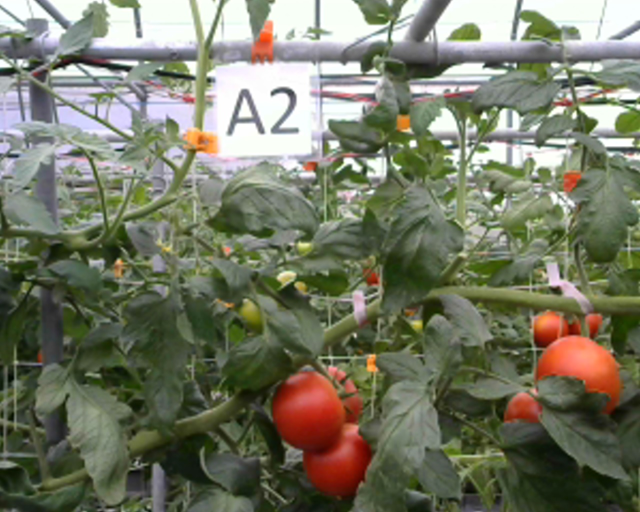
#> input picture school_project/vision/a2.jpg, 1280 x 1024 px (shown at 1/2 size)
$ python vision.py
#> lines starting #> are read from the running program, lines starting #| are printed output that depends on the picture; after the words box and inside, x2 and y2 are one past the last pixel; in counts of white or black regions, pixels touching at a corner belong together
#> further down, img is the input picture: shape (1024, 1280, 3); mean B, G, R 100.6, 120.3, 117.8
import cv2
import numpy as np
from PIL import Image
import os.path
from skimage import io,data
import pytesseract

def stretch(img):
    '''
    图像拉伸函数
    '''
    maxi=float(img.max())
    mini=float(img.min())

    for i in range(img.shape[0]):
        for j in range(img.shape[1]):
            img[i,j]=(255/(maxi-mini)*img[i,j]-(255*mini)/(maxi-mini))

    return img

def dobinaryzation(img):
    '''
    二值化处理函数
    '''
    maxi=float(img.max())
    mini=float(img.min())

    x=maxi-((maxi-mini)/2)
    #二值化,返回阈值ret  和  二值化操作后的图像thresh
    ret,thresh=cv2.threshold(img,x,255,cv2.THRESH_BINARY)
    #返回二值化后的黑白图像
    return thresh

def find_rectangle(contour):
    '''
    寻找矩形轮廓
    '''
    y,x=[],[]

    for p in contour:
        y.append(p[0][0])
        x.append(p[0][1])

    return [min(y),min(x),max(y),max(x)]

def locate_license(img,afterimg):
    '''
    定位车牌号
    '''
    contours,hierarchy=cv2.findContours(img,cv2.RETR_EXTERNAL,cv2.CHAIN_APPROX_SIMPLE)

    #找出最大的三个区域
    block=[]
    for c in contours:
        #找出轮廓的左上点和右下点，由此计算它的面积和长度比
        r=find_rectangle(c)
        a=(r[2]-r[0])*(r[3]-r[1])   #面积
        s=(r[2]-r[0])*(r[3]-r[1])   #长度比

        block.append([r,a,s])
    #选出面积最大的3个区域
    block=sorted(block,key=lambda b: b[1])[-5:]

    #使用颜色识别判断找出最像车牌的区域
    maxweight,maxindex=0,-1
    for i in range(len(block)):
        b=afterimg[block[i][0][1]:block[i][0][3],block[i][0][0]:block[i][0][2]]
        #BGR转HSV
        hsv=cv2.cvtColor(b,cv2.COLOR_BGR2HSV)
        #白牌的范围
        lower=np.array([0,0,0])
        upper=np.array([180, 255, 100])
        #根据阈值构建掩膜
        mask=cv2.inRange(hsv,lower,upper)
        #统计权值
        w1=0
        for m in mask:
            w1+=m/255

        w2=0
        for n in w1:
            w2+=n

        #print(w2)
        #选出最大权值的区域
        if w2>maxweight:
            maxindex=i
            maxweight=w2

    return block[maxindex][0]

def find_license(img):
    '''
    预处理函数
    '''
    m=400*img.shape[0]/img.shape[1]
#> m = 320

    #压缩图像
    img=cv2.resize(img,(400,int(m)),interpolation=cv2.INTER_CUBIC)
#> img: shape (320, 400, 3)

    #BGR转换为灰度图像
    gray_img=cv2.cvtColor(img,cv2.COLOR_BGR2GRAY)
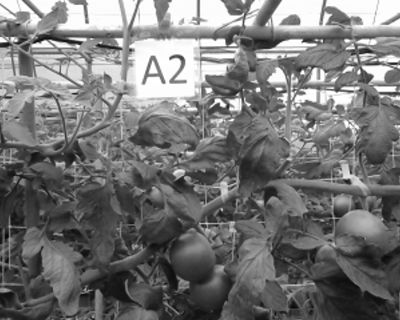
#> gray_img: shape (320, 400); min 4, max 255, mean 117.3

    #灰度拉伸
    stretchedimg=stretch(gray_img)
#> in stretch, `maxi=float(img.max())`: maxi = 255
#> in stretch, `mini=float(img.min())`: mini = 4

    '''进行开运算，用来去除噪声'''
    r=16
    h=w=r*2+1
    kernel=np.zeros((h,w),np.uint8)
    cv2.circle(kernel,(r,r),r,1,-1)
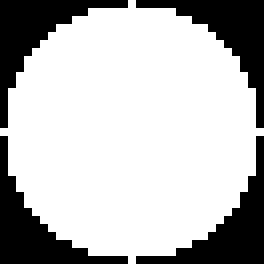
#> kernel: shape (33, 33) (shown 8 times larger); values 0 (black) and 1 (white), 73.2% white; 4 black regions, box (x1, y1, x2, y2) and area: (0, 0, 16, 16) 73, (17, 0, 33, 16) 73, (0, 17, 16, 33) 73, (17, 17, 33, 33) 73
    #开运算
    openingimg=cv2.morphologyEx(stretchedimg,cv2.MORPH_OPEN,kernel)
    #获取差分图，两幅图像做差  cv2.absdiff('图像1','图像2')
    strtimg=cv2.absdiff(stretchedimg,openingimg)
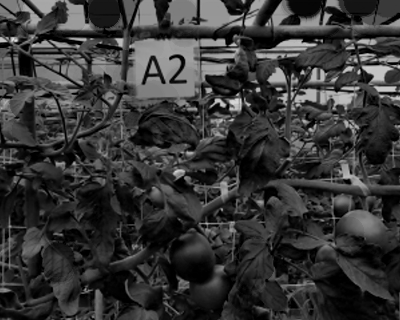
#> strtimg: shape (320, 400); min 0, max 220, mean 53.9

    #图像二值化
    binaryimg=dobinaryzation(strtimg)
#> in dobinaryzation, `maxi=float(img.max())`: maxi = 220
#> in dobinaryzation, `mini=float(img.min())`: mini = 0
#> in dobinaryzation, `x=maxi-((maxi-mini)/2)`: x = 110
#> in dobinaryzation, `ret,thresh=cv2.threshold(img,x,255,cv2.THRESH_BINARY)`:
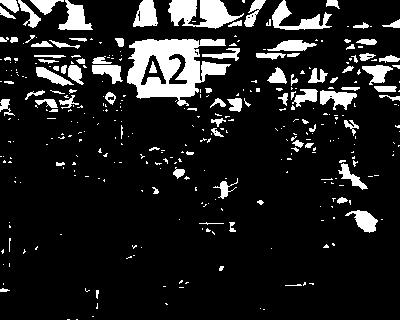
#> thresh: shape (320, 400); 12.5% white; 347 white regions (255 under 20 px), largest, box (x1, y1, x2, y2) and area: (127, 39, 231, 106) 3745, (168, 0, 244, 29) 1344, (272, 0, 332, 30) 656
    #cv2.imshow('binaryimg',binaryimg)
    #侵蝕雜訊
    kernel=np.ones((5,5),np.uint8)
    binaryimg = cv2.erode(binaryimg,kernel,iterations=1)
#> binaryimg: shape (320, 400); 4.2% white; 58 white regions (29 under 20 px), largest, box (x1, y1, x2, y2) and area: (129, 41, 198, 96) 1990, (202, 0, 232, 26) 497, (171, 0, 195, 20) 363
    #cv2.imshow('erode',binaryimg)
    #canny边缘检测
    canny=cv2.Canny(binaryimg,binaryimg.shape[0],binaryimg.shape[1])
#> canny: shape (320, 400); 1.5% white in thin lines or dots, all inside (x1, y1, x2, y2) = (0, 0, 400, 230)
    #cv2.imshow('canny',canny)

    '''消除小的区域，保留大块的区域，从而定位车牌'''
    #进行闭运算
    kernel=np.ones((15,15),np.uint8)
    closingimg=cv2.morphologyEx(canny,cv2.MORPH_CLOSE,kernel)
#> closingimg: shape (320, 400); 7.1% white; 29 white regions (6 under 20 px), largest, box (x1, y1, x2, y2) and area: (38, 0, 235, 104) 5554, (297, 71, 351, 103) 629, (0, 0, 54, 25) 588
    #cv2.imshow('closingimg',closingimg)

    #进行开运算
    openingimg=cv2.morphologyEx(closingimg,cv2.MORPH_OPEN,kernel)
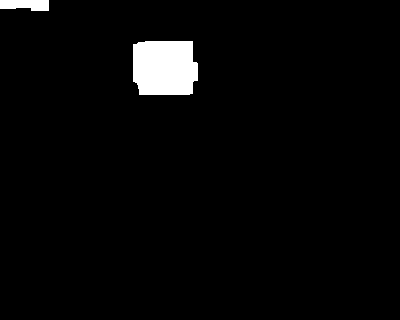
#> openingimg: shape (320, 400); 2.9% white; 2 white regions
    #cv2.imshow('openingimg',openingimg)
    #再次进行开运算
    kernel=np.ones((11,5),np.uint8)
    openingimg=cv2.morphologyEx(openingimg,cv2.MORPH_OPEN,kernel)
    #cv2.imshow('openingimg2',openingimg)

    #消除小区域，定位车牌位置
    rect=locate_license(openingimg,img)
#> in locate_license, `contours,hierarchy=cv2.findContours(img,cv2.RETR_EXTERNAL,cv2.CHAIN_AP..`: contours = 2 contours; box (x1, y1, x2, y2) and area: (133, 41, 198, 95) 3133, (0, 0, 49, 11) 403
#> the loop in locate_license, `for c in contours:` made 2 passes
#> (r, a, s) on passes 1 to 2: ([133, 41, 197, 94], 3392, 3392), ([0, 0, 48, 10], 480, 480)
#> after the loop in locate_license, `for c in contours:`: block = [[[133, 41, 197, 94], 3392, 3392], [[0, 0, 48, 10], 480, 480]]
#> in locate_license, `block=sorted(block,key=lambda b: b[1])[-5:]`: block = [[[0, 0, 48, 10], 480, 480], [[133, 41, 197, 94], 3392, 3392]]
#> the loop in locate_license, `for i in range(len(block)):` made 2 passes
#> (lower, upper, maxindex, maxweight) on pass 2: ([0, 0, 0], [180, 255, 100], 1, 29)
#> (upper, maxindex, maxweight) on pass 1: ([180, 255, 100], 0, 10)
#> after the loop in locate_license, `for i in range(len(block)):`: maxindex = 1; maxweight = 29
#> rect = [133, 41, 197, 94]

    return rect,img

# [48 lines left out: functions cut_license, deal_license, find_end, not called in this run]

if __name__=='__main__':
    img=cv2.imread('a2.jpg',cv2.IMREAD_COLOR)
    #预处理图像
    rect,afterimg=find_license(img)
#> rect = [133, 41, 197, 94]
    #cv2.imshow('My Image', afterimg)
    cv2.rectangle(afterimg,(rect[0],rect[1]),(rect[2],rect[3]),(0,255,0),2)
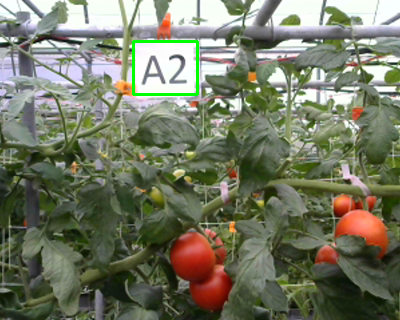
#> afterimg: shape (320, 400, 3); mean of channels 0, 1, 2 99.4, 120.4, 116.5; drawn as B, G, R
    #cv2.imshow('afterimg',afterimg)

    crop_img = afterimg[rect[1]:rect[3], rect[0]:rect[2]]
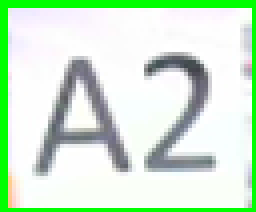
#> crop_img: shape (53, 64, 3) (shown 4 times larger); mean of channels 0, 1, 2 208.9, 233.8, 207; drawn as B, G, R
    # [8 lines of commented-out code are left out]

    cv2.waitKey(0)
    cv2.destroyAllWindows()

#> (the run stopped early here; a loop or call above may not have finished)

$ run again, with school_project/vision/a1.jpg copied over school_project/vision/a2.jpg
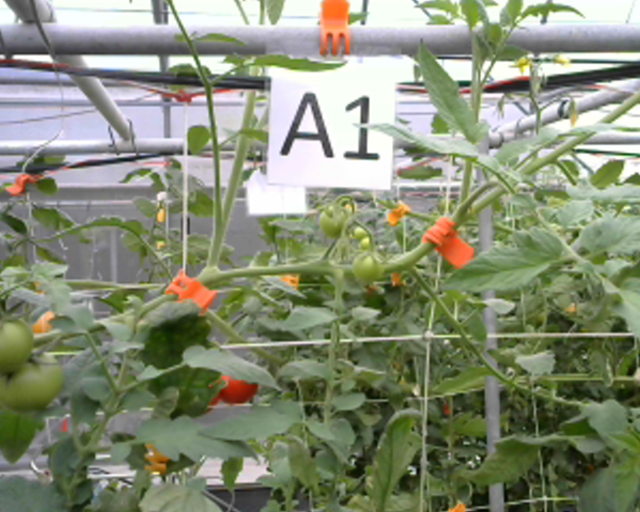
#> input picture school_project/vision/a1.jpg, 1280 x 1024 px (shown at 1/2 size)
#> img is the input picture: shape (1024, 1280, 3); mean B, G, R 117.8, 141.1, 134.5
#> img: shape (320, 400, 3)
#> in stretch, `maxi=float(img.max())`: maxi = 255
#> in stretch, `mini=float(img.min())`: mini = 0
#> kernel: shape (33, 33); values 0 (black) and 1 (white), 73.2% white; 4 black regions, box (x1, y1, x2, y2) and area: (0, 0, 16, 16) 73, (17, 0, 33, 16) 73, (0, 17, 16, 33) 73, (17, 17, 33, 33) 73
#> in dobinaryzation, `maxi=float(img.max())`: maxi = 210
#> in dobinaryzation, `mini=float(img.min())`: mini = 0
#> x = 105
#> in dobinaryzation, `ret,thresh=cv2.threshold(img,x,255,cv2.THRESH_BINARY)`:
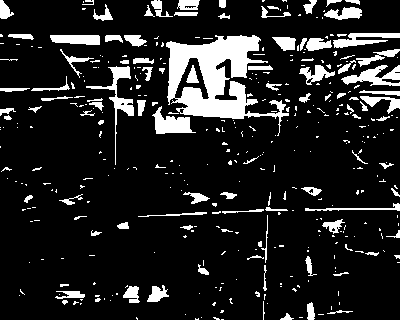
#> thresh: shape (320, 400); 13.5% white; 386 white regions (284 under 20 px), largest, box (x1, y1, x2, y2) and area: (166, 35, 289, 136) 5209, (86, 66, 134, 165) 689, (341, 65, 400, 86) 624
#> binaryimg: shape (320, 400); 4.1% white; 63 white regions (39 under 20 px), largest, box (x1, y1, x2, y2) and area: (169, 38, 257, 117) 3295, (157, 115, 188, 132) 342, (53, 37, 98, 43) 209
#> canny: shape (320, 400); 1.4% white in thin lines or dots
#> closingimg: shape (320, 400); 6.5% white; 32 white regions (13 under 20 px), largest, box (x1, y1, x2, y2) and area: (156, 37, 257, 132) 5266, (344, 34, 400, 107) 632, (53, 36, 141, 44) 414
#> contours = 1 contour; box (x1, y1, x2, y2) and area: (170, 46, 245, 116) 4142
#> the loop in locate_license, `for c in contours:` made 1 pass
#> (r, a, s) on pass 1: ([170, 46, 244, 115], 5106, 5106)
#> after the loop in locate_license, `for c in contours:`: block = [[[170, 46, 244, 115], 5106, 5106]]
#> the loop in locate_license, `for i in range(len(block)):` made 1 pass
#> (upper, maxindex, maxweight) on pass 1: ([180, 255, 100], 0, 439)
#> after the loop in locate_license, `for i in range(len(block)):`: maxindex = 0; maxweight = 439
#> in find_license, `rect=locate_license(openingimg,img)`: rect = [170, 46, 244, 115]
#> afterimg: shape (320, 400, 3); mean of channels 0, 1, 2 116.1, 141.2, 132.9
#> `crop_img = afterimg[rect[1]:rect[3], rect[0]:rect[2]]`:
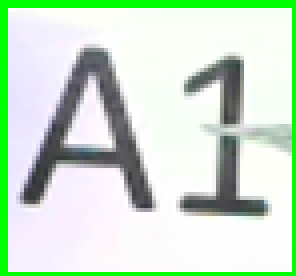
#> crop_img: shape (69, 74, 3) (shown 4 times larger); mean of channels 0, 1, 2 205.1, 224.2, 202.7; drawn as B, G, R

$ run again, with school_project/vision/a34.jpg copied over school_project/vision/a2.jpg
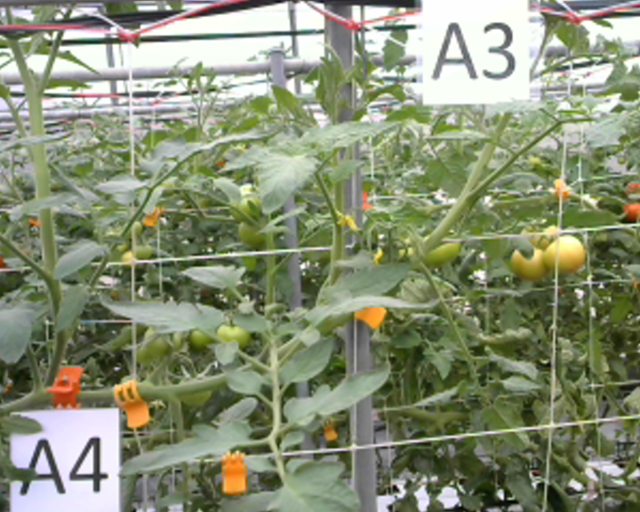
#> input picture school_project/vision/a34.jpg, 1280 x 1024 px (shown at 1/2 size)
#> img is the input picture: shape (1024, 1280, 3); mean B, G, R 116.2, 142.8, 135.3
#> in stretch, `maxi=float(img.max())`: maxi = 255
#> in stretch, `mini=float(img.min())`: mini = 2
#> kernel: shape (33, 33); values 0 (black) and 1 (white), 73.2% white; 4 black regions, box (x1, y1, x2, y2) and area: (0, 0, 16, 16) 73, (17, 0, 33, 16) 73, (0, 17, 16, 33) 73, (17, 17, 33, 33) 73
#> in dobinaryzation, `maxi=float(img.max())`: maxi = 226
#> in dobinaryzation, `mini=float(img.min())`: mini = 0
#> x = 113
#> in dobinaryzation, `ret,thresh=cv2.threshold(img,x,255,cv2.THRESH_BINARY)`:
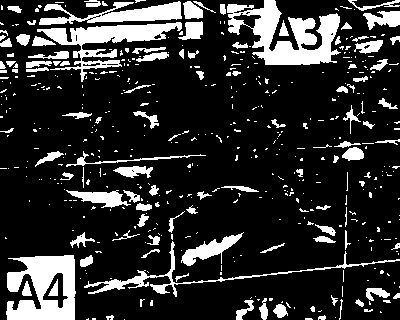
#> thresh: shape (320, 400); 18.3% white; 484 white regions (376 under 20 px), largest, box (x1, y1, x2, y2) and area: (227, 0, 341, 65) 3646, (6, 255, 76, 320) 3116, (37, 22, 182, 82) 2530
#> binaryimg: shape (320, 400); 5.9% white; 71 white regions (44 under 20 px), largest, box (x1, y1, x2, y2) and area: (9, 257, 73, 320) 1981, (252, 0, 338, 63) 1638, (78, 25, 173, 42) 881
#> canny: shape (320, 400); 1.9% white in thin lines or dots
#> closingimg: shape (320, 400); 10.8% white; 33 white regions (12 under 20 px), largest, box (x1, y1, x2, y2) and area: (0, 0, 201, 57) 4770, (221, 0, 338, 63) 3955, (8, 256, 91, 320) 2912
#> contours = 6 contours; box (x1, y1, x2, y2) and area: (255, 10, 331, 63) 3130, (97, 0, 201, 40) 2690, (10, 257, 73, 311) 2458, (47, 19, 94, 56) 1209, (262, 308, 284, 320) 231, (221, 0, 242, 11) 200
#> the loop in locate_license, `for c in contours:` made 6 passes
#> (r, a, s) on passes 2, 3, 4, 6: ([10, 257, 72, 310], 3286, 3286), ([47, 19, 93, 55], 1656, 1656), ([255, 10, 330, 62], 3900, 3900), ([97, 0, 200, 39], 4017, 4017)
#> after the loop in locate_license, `for c in contours:`: block = [[[262, 308, 283, 319], 231, 231], [[10, 257, 72, 310], 3286, 3286], [[47, 19, 93, 55], 1656, 1656], [[255, 10, 330, 62], 3900, 3900], [[221, 0, 241, 10], 200, 200], [[97, 0, 200, 39], 4017, 4017]]
#> in locate_license, `block=sorted(block,key=lambda b: b[1])[-5:]`: block = [[[262, 308, 283, 319], 231, 231], [[47, 19, 93, 55], 1656, 1656], [[10, 257, 72, 310], 3286, 3286], [[255, 10, 330, 62], 3900, 3900], [[97, 0, 200, 39], 4017, 4017]]
#> the loop in locate_license, `for i in range(len(block)):` made 5 passes
#> maxweight on passes 1 to 3: 56, 97, 483
#> after the loop in locate_license, `for i in range(len(block)):`: maxindex = 2; maxweight = 483
#> in find_license, `rect=locate_license(openingimg,img)`: rect = [10, 257, 72, 310]
#> afterimg: shape (320, 400, 3); mean of channels 0, 1, 2 114.9, 143, 134.2
#> `crop_img = afterimg[rect[1]:rect[3], rect[0]:rect[2]]`:
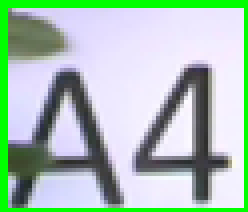
#> crop_img: shape (53, 62, 3) (shown 4 times larger); mean of channels 0, 1, 2 182, 194.3, 169.6; drawn as B, G, R

$ run again, with school_project/vision/a4.jpg copied over school_project/vision/a2.jpg
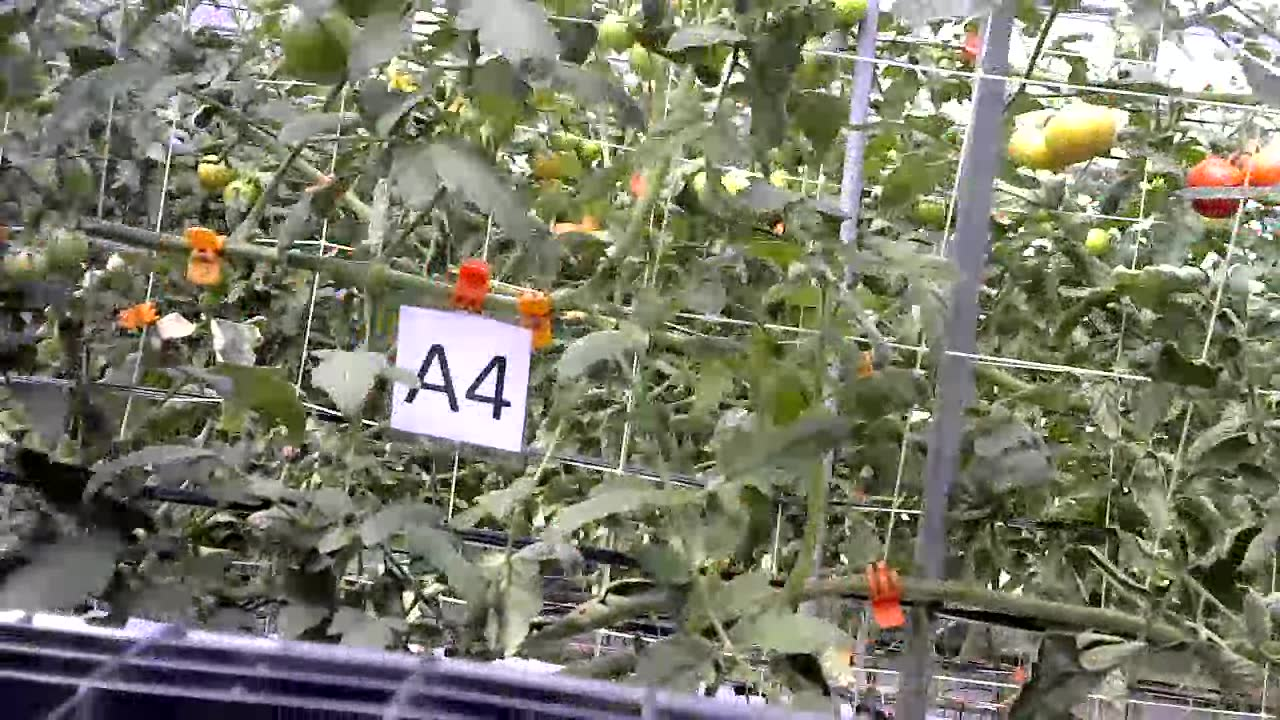
#> input picture school_project/vision/a4.jpg, 1280 x 720 px
#> img is the input picture: shape (720, 1280, 3); mean B, G, R 104.3, 122.7, 122
#> img: shape (225, 400, 3)
#> in stretch, `maxi=float(img.max())`: maxi = 255
#> in stretch, `mini=float(img.min())`: mini = 0
#> kernel: shape (33, 33); values 0 (black) and 1 (white), 73.2% white; 4 black regions, box (x1, y1, x2, y2) and area: (0, 0, 16, 16) 73, (17, 0, 33, 16) 73, (0, 17, 16, 33) 73, (17, 17, 33, 33) 73
#> in dobinaryzation, `maxi=float(img.max())`: maxi = 253
#> in dobinaryzation, `mini=float(img.min())`: mini = 0
#> x = 126.5
#> thresh: shape (225, 400); 22.3% white; 1016 white regions (877 under 20 px), largest, box (x1, y1, x2, y2) and area: (260, 0, 400, 51) 2180, (95, 95, 166, 141) 1709, (205, 167, 281, 225) 1425
#> ret = 126
#> binaryimg: shape (225, 400); 2.3% white; 76 white regions (61 under 20 px), largest, box (x1, y1, x2, y2) and area: (126, 98, 164, 124) 421, (124, 124, 162, 139) 250, (235, 192, 269, 214) 231
#> canny: shape (225, 400); 1.4% white in thin lines or dots
#> closingimg: shape (225, 400); 5.4% white; 40 white regions (23 under 20 px), largest, box (x1, y1, x2, y2) and area: (100, 97, 189, 159) 1921, (226, 181, 279, 225) 826, (316, 0, 351, 46) 681
#> contours = 2 contours; box (x1, y1, x2, y2) and area: (107, 99, 163, 137) 1524, (242, 217, 266, 225) 161
#> the loop in locate_license, `for c in contours:` made 2 passes
#> (c, r, a, s) on pass 1: ([[242, 217], [242, 224], [265, 224], [265, 217]], [242, 217, 265, 224], 161, 161)
#> after the loop in locate_license, `for c in contours:`: block = [[[242, 217, 265, 224], 161, 161], [[107, 99, 162, 136], 2035, 2035]]
#> the loop in locate_license, `for i in range(len(block)):` made 2 passes
#> (lower, upper, maxindex, maxweight) on pass 2: ([0, 0, 0], [180, 255, 100], 1, 362)
#> after the loop in locate_license, `for i in range(len(block)):`: maxindex = 1; maxweight = 362
#> in find_license, `rect=locate_license(openingimg,img)`: rect = [107, 99, 162, 136]
#> afterimg: shape (225, 400, 3); mean of channels 0, 1, 2 103.3, 123.2, 120.9
#> `crop_img = afterimg[rect[1]:rect[3], rect[0]:rect[2]]`:
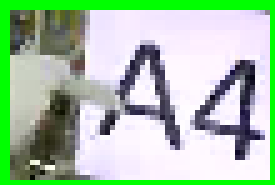
#> crop_img: shape (37, 55, 3) (shown 5 times larger); mean of channels 0, 1, 2 167.9, 194.7, 165.7; drawn as B, G, R
